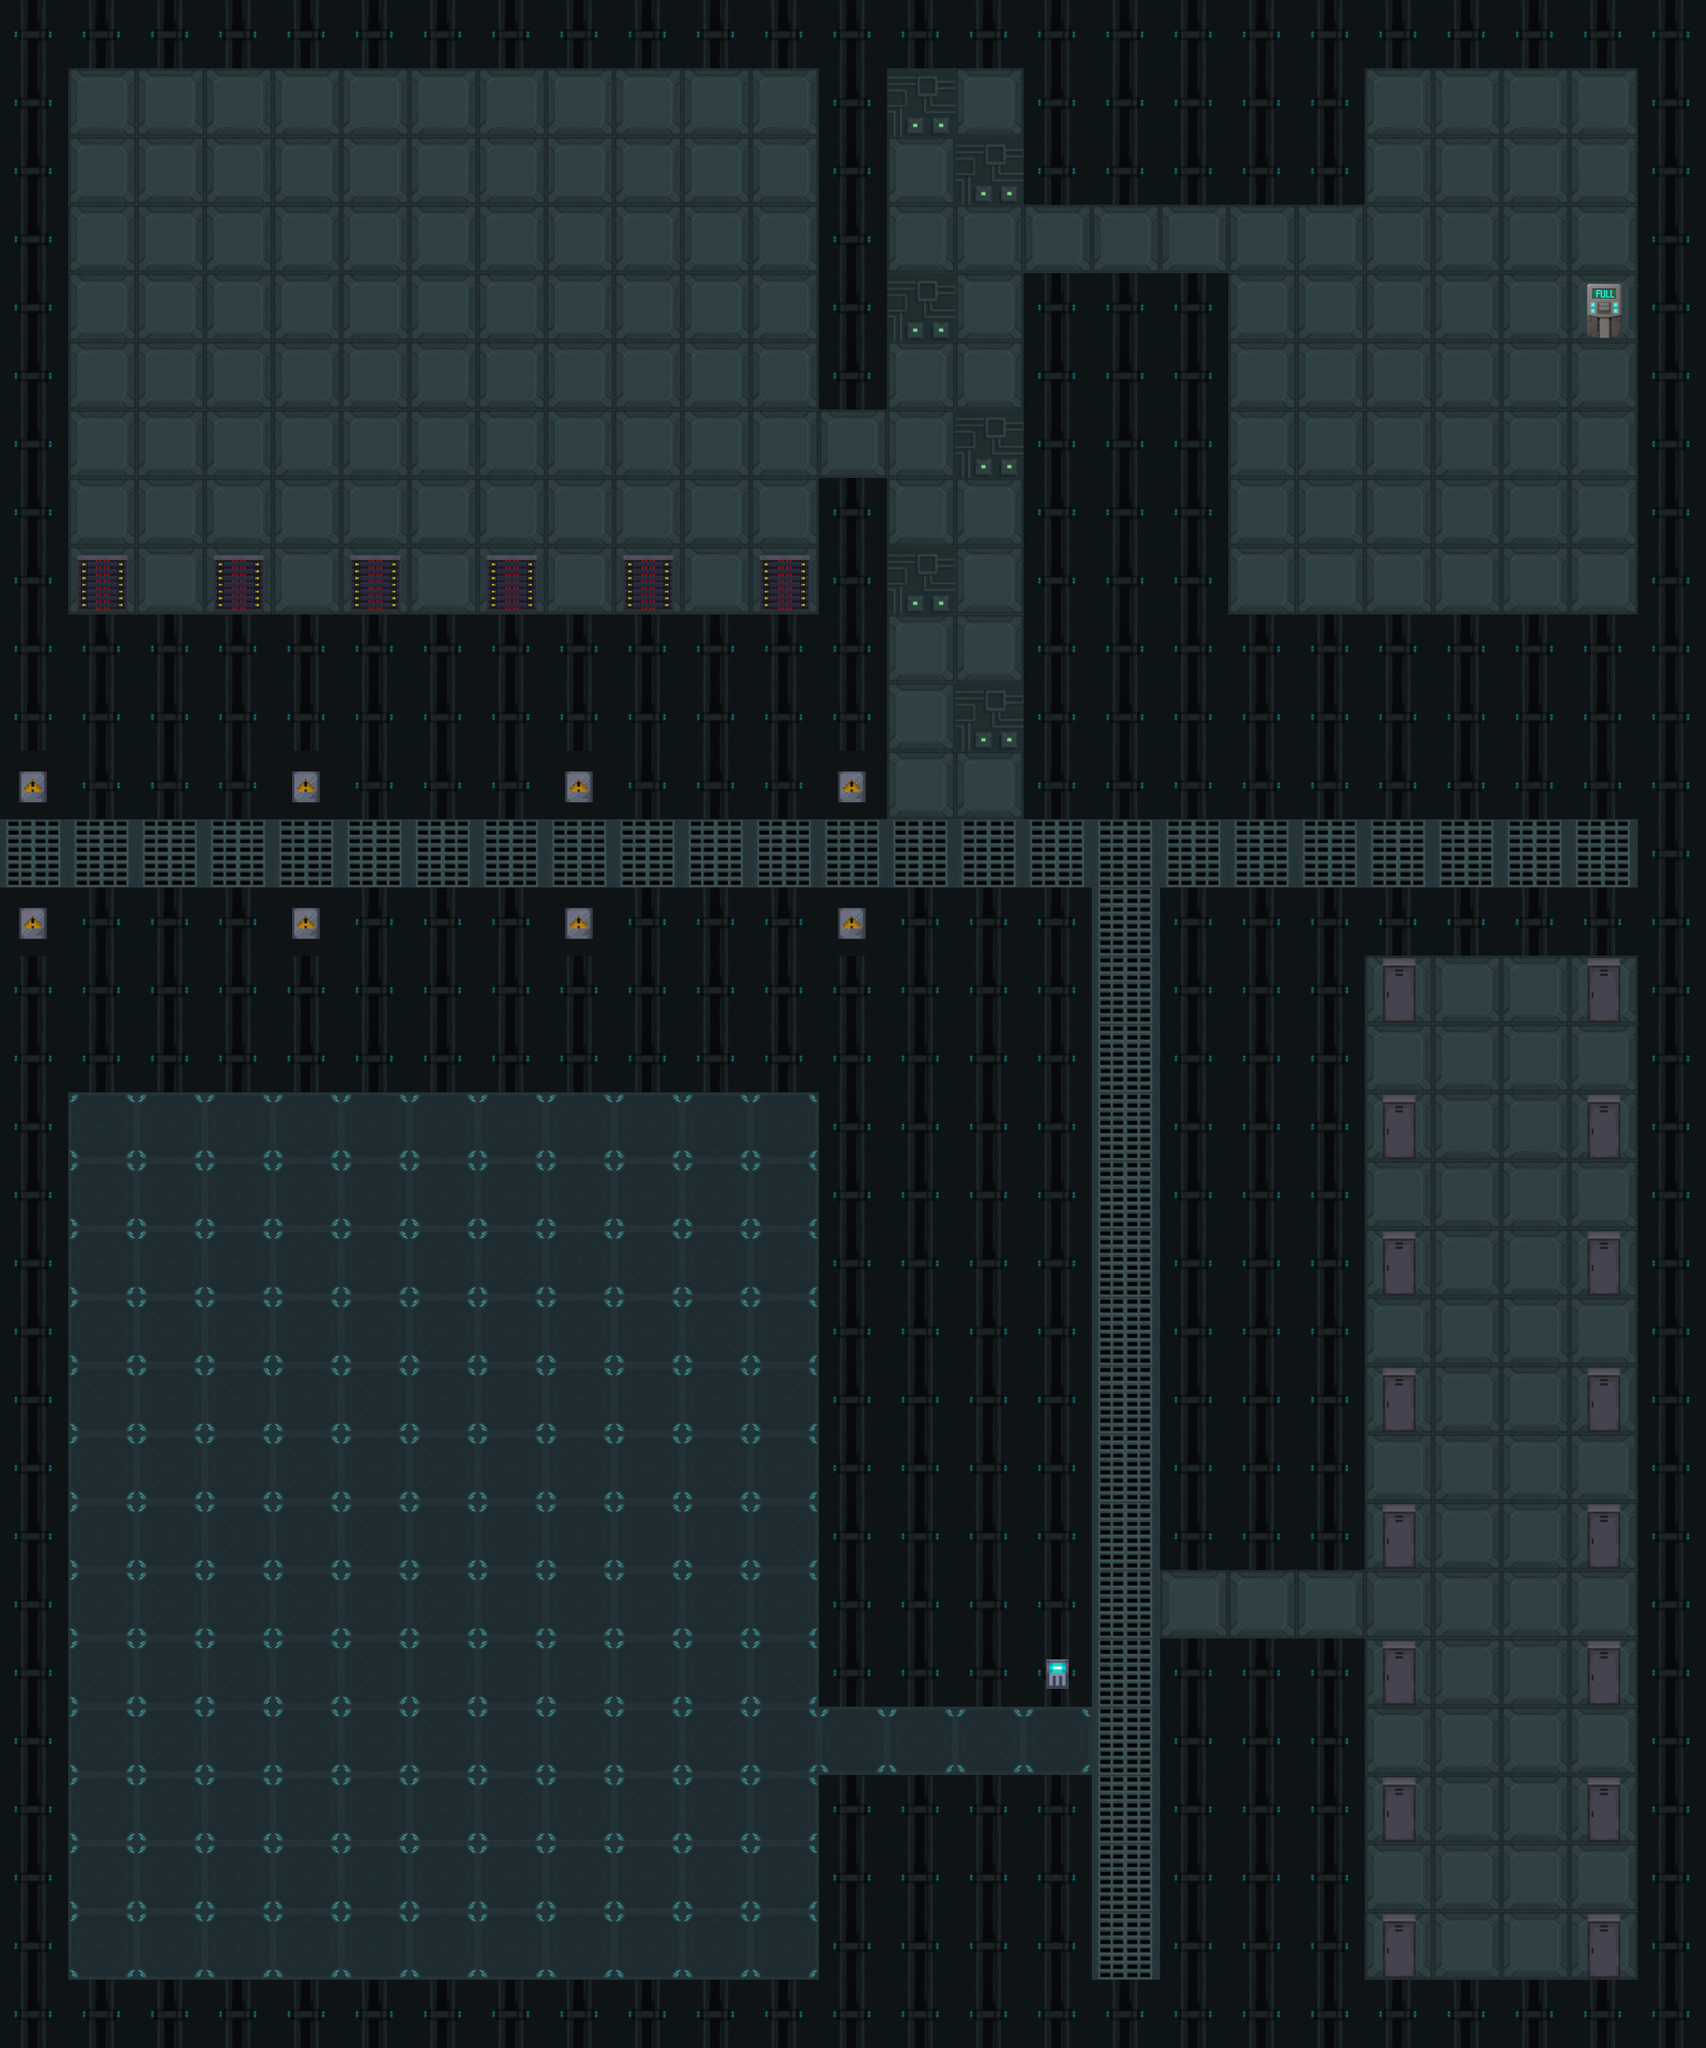

Rendered tile map (Tiled .tmx) drawn with the repository's tilesets; below, a short description and the full map source, tile grids included:
An orthogonal 25x30 tile map with 111x111 px tiles, 3 tile layers (floor, wall, decoration) and 3 objects.

<map version="1.10" tiledversion="1.11.2" orientation="orthogonal" renderorder="right-down" width="25" height="30" tilewidth="111" tileheight="111" infinite="0" nextlayerid="5" nextobjectid="5">
 <editorsettings>
  <export target="Level1.json" format="json" />
 </editorsettings>
 <tileset firstgid="1" source="Tilemap.tsx" />
 <layer id="1" name="floor" width="25" height="30">
  <data encoding="csv">
9,9,9,9,9,9,9,9,9,9,9,9,9,9,9,9,9,9,9,9,9,9,9,9,9,
9,9,9,9,9,9,9,9,9,9,9,9,9,9,9,9,9,9,9,9,9,9,9,9,9,
9,9,9,9,9,9,9,9,9,9,9,9,9,9,9,9,9,9,9,9,9,9,9,9,9,
9,9,9,9,9,9,9,9,9,9,9,9,9,9,9,9,9,9,9,9,9,9,9,9,9,
9,9,9,9,9,9,9,9,9,9,9,9,9,9,9,9,9,9,9,9,9,9,9,9,9,
9,9,9,9,9,9,9,9,9,9,9,9,9,9,9,9,9,9,9,9,9,9,9,9,9,
9,9,9,9,9,9,9,9,9,9,9,9,9,9,9,9,9,9,9,9,9,9,9,9,9,
9,9,9,9,9,9,9,9,9,9,9,9,9,9,9,9,9,9,9,9,9,9,9,9,9,
9,9,9,9,9,9,9,9,9,9,9,9,9,9,9,9,9,9,9,9,9,9,9,9,9,
9,9,9,9,9,9,9,9,9,9,9,9,9,9,9,9,9,9,3,9,9,9,9,9,9,
9,9,9,9,9,9,9,9,9,9,9,9,9,9,3,9,9,9,9,9,9,9,9,9,9,
9,9,9,9,9,9,9,9,9,9,9,9,9,9,9,9,9,9,9,3,9,9,3,9,9,
4,4,4,4,4,4,4,4,4,4,4,4,4,4,4,4,4,4,4,4,4,4,4,4,9,
9,9,9,9,9,9,9,9,9,9,9,9,9,9,9,9,4,9,9,9,9,9,9,9,9,
9,9,9,9,9,9,9,9,9,9,9,9,9,9,9,9,4,9,9,9,9,9,9,9,9,
9,9,9,9,9,9,9,9,9,9,9,9,9,9,9,9,4,9,9,9,9,9,9,9,9,
9,2,2,2,2,2,2,2,2,2,2,2,9,9,9,9,4,9,9,9,9,9,9,9,9,
9,2,2,2,2,2,2,2,2,2,2,2,9,9,9,9,4,9,9,9,9,9,9,9,9,
9,2,2,2,2,2,2,2,2,2,2,2,9,9,9,9,4,9,9,9,9,9,9,9,9,
9,2,2,2,2,2,2,2,2,2,2,2,9,9,9,9,4,9,9,9,9,9,9,9,9,
9,2,2,2,2,2,2,2,2,2,2,2,9,9,9,9,4,9,9,9,9,9,9,9,9,
9,2,2,2,2,2,2,2,2,2,2,2,9,9,9,9,4,9,9,9,9,9,9,9,9,
9,2,2,2,2,2,2,2,2,2,2,2,9,9,9,9,4,9,9,9,9,9,9,9,9,
9,2,2,2,2,2,2,2,2,2,2,2,9,9,9,9,4,9,9,9,9,9,9,9,9,
9,2,2,2,2,2,2,2,2,2,2,2,9,9,9,15,4,9,9,9,9,9,9,9,9,
9,2,2,2,2,2,2,2,2,2,2,2,2,2,2,2,4,9,9,9,9,9,9,9,9,
9,2,2,2,2,2,2,2,2,2,2,2,9,9,9,9,4,9,9,9,9,9,9,9,9,
9,2,2,2,2,2,2,2,2,2,2,2,9,9,9,9,4,9,9,9,9,9,9,9,9,
9,2,2,2,2,2,2,2,2,2,2,2,9,9,9,9,4,9,9,9,9,9,9,9,9,
9,9,9,9,9,9,9,9,9,9,9,9,9,9,9,9,4,9,9,9,9,9,9,9,9
</data>
 </layer>
 <layer id="2" name="wall" width="25" height="30">
  <data encoding="csv">
15,15,15,15,15,15,15,15,15,15,15,15,15,15,15,15,15,15,15,15,15,15,15,15,15,
15,0,0,0,0,0,0,0,0,0,0,0,15,3,0,15,15,15,15,15,0,0,0,0,15,
15,0,0,0,0,0,0,0,0,0,0,0,15,0,3,15,15,15,15,15,0,0,0,0,15,
15,0,0,0,0,0,0,0,0,0,0,0,15,0,0,0,0,0,0,0,0,0,0,0,15,
15,0,0,0,0,0,0,0,0,0,0,0,15,3,0,15,15,15,0,0,0,0,0,0,15,
15,0,0,0,0,0,0,0,0,0,0,0,15,0,0,15,15,15,0,0,0,0,0,0,15,
15,0,0,0,0,0,0,0,0,0,0,0,0,0,3,15,15,15,0,0,0,0,0,0,15,
15,0,0,0,0,0,0,0,0,0,0,0,15,0,0,15,15,15,0,0,0,0,0,0,15,
15,0,0,0,0,0,0,0,0,0,0,0,15,3,0,15,15,15,0,0,0,0,0,0,15,
15,15,15,15,15,15,15,15,15,15,15,15,15,0,0,15,15,15,15,15,15,15,15,15,15,
15,15,15,15,15,15,15,15,15,15,15,15,15,0,0,15,15,15,15,15,15,15,15,15,15,
1,15,15,15,1,15,15,15,1,15,15,15,1,0,0,15,15,15,15,15,15,15,15,15,15,
0,0,0,0,0,0,0,0,0,0,0,0,0,0,0,0,0,0,0,0,0,0,0,0,15,
1,15,15,15,1,15,15,15,1,15,15,15,1,15,15,15,0,15,15,15,15,15,15,15,15,
15,15,15,15,15,15,15,15,15,15,15,15,15,15,15,15,0,15,15,15,0,0,0,0,15,
15,15,15,15,15,15,15,15,15,15,15,15,15,15,15,15,0,15,15,15,0,0,0,0,15,
15,0,0,0,0,0,0,0,0,0,0,0,15,15,15,15,0,15,15,15,0,0,0,0,15,
15,0,0,0,0,0,0,0,0,0,0,0,15,15,15,15,0,15,15,15,0,0,0,0,15,
15,0,0,0,0,0,0,0,0,0,0,0,15,15,15,15,0,15,15,15,0,0,0,0,15,
15,0,0,0,0,0,0,0,0,0,0,0,15,15,15,15,0,15,15,15,0,0,0,0,15,
15,0,0,0,0,0,0,0,0,0,0,0,15,15,15,15,0,15,15,15,0,0,0,0,15,
15,0,0,0,0,0,0,0,0,0,0,0,15,15,15,15,0,15,15,15,0,0,0,0,15,
15,0,0,0,0,0,0,0,0,0,0,0,15,15,15,15,0,15,15,15,0,0,0,0,15,
15,0,0,0,0,0,0,0,0,0,0,0,15,15,15,15,0,0,0,0,0,0,0,0,15,
15,0,0,0,0,0,0,0,0,0,0,0,15,15,15,5,0,15,15,15,0,0,0,0,15,
15,0,0,0,0,0,0,0,0,0,0,0,0,0,0,0,0,15,15,15,0,0,0,0,15,
15,0,0,0,0,0,0,0,0,0,0,0,15,15,15,15,0,15,15,15,0,0,0,0,15,
15,0,0,0,0,0,0,0,0,0,0,0,15,15,15,15,0,15,15,15,0,0,0,0,15,
15,0,0,0,0,0,0,0,0,0,0,0,15,15,15,15,0,15,15,15,0,0,0,0,15,
15,15,15,15,15,15,15,15,15,15,15,15,15,15,15,15,15,15,15,15,15,15,15,15,15
</data>
 </layer>
 <layer id="4" name="decoration" width="25" height="30">
  <data encoding="csv">
0,0,0,0,0,0,0,0,0,0,0,0,0,0,0,0,0,0,0,0,0,0,0,0,0,
0,0,0,0,0,0,0,0,0,0,0,0,0,0,0,0,0,0,0,0,0,0,0,0,0,
0,0,0,0,0,0,0,0,0,0,0,0,0,0,0,0,0,0,0,0,0,0,0,0,0,
0,0,0,0,0,0,0,0,0,0,0,0,0,0,0,0,0,0,0,0,0,0,0,0,0,
0,0,0,0,0,0,0,0,0,0,0,0,0,0,0,0,0,0,0,0,0,0,0,13,0,
0,0,0,0,0,0,0,0,0,0,0,0,0,0,0,0,0,0,0,0,0,0,0,0,0,
0,0,0,0,0,0,0,0,0,0,0,0,0,0,0,0,0,0,0,0,0,0,0,0,0,
0,0,0,0,0,0,0,0,0,0,0,0,0,0,0,0,0,0,0,0,0,0,0,0,0,
0,8,0,8,0,8,0,8,0,8,0,8,0,0,0,0,0,0,0,0,0,0,0,0,0,
0,0,0,0,0,0,0,0,0,0,0,0,0,0,0,0,0,0,0,0,0,0,0,0,0,
0,0,0,0,0,0,0,0,0,0,0,0,0,0,0,0,0,0,0,0,0,0,0,0,0,
0,0,0,0,0,0,0,0,0,0,0,0,0,0,0,0,0,0,0,0,0,0,0,0,0,
0,0,0,0,0,0,0,0,0,0,0,0,0,0,0,0,0,0,0,0,0,0,0,0,0,
0,0,0,0,0,0,0,0,0,0,0,0,0,0,0,0,0,0,0,0,0,0,0,0,0,
0,0,0,0,0,0,0,0,0,0,0,0,0,0,0,0,0,0,0,0,14,0,0,14,0,
0,0,0,0,0,0,0,0,0,0,0,0,0,0,0,0,0,0,0,0,0,0,0,0,0,
0,0,0,0,0,0,0,0,0,0,0,0,0,0,0,0,0,0,0,0,14,0,0,14,0,
0,0,0,0,0,0,0,0,0,0,0,0,0,0,0,0,0,0,0,0,0,0,0,0,0,
0,0,0,0,0,0,0,0,0,0,0,0,0,0,0,0,0,0,0,0,14,0,0,14,0,
0,0,0,0,0,0,0,0,0,0,0,0,0,0,0,0,0,0,0,0,0,0,0,0,0,
0,0,0,0,0,0,0,0,0,0,0,0,0,0,0,0,0,0,0,0,14,0,0,14,0,
0,0,0,0,0,0,0,0,0,0,0,0,0,0,0,0,0,0,0,0,0,0,0,0,0,
0,0,0,0,0,0,0,0,0,0,0,0,0,0,0,0,0,0,0,0,14,0,0,14,0,
0,0,0,0,0,0,0,0,0,0,0,0,0,0,0,0,0,0,0,0,0,0,0,0,0,
0,0,0,0,0,0,0,0,0,0,0,0,0,0,0,0,0,0,0,0,14,0,0,14,0,
0,0,0,0,0,0,0,0,0,0,0,0,0,0,0,0,0,0,0,0,0,0,0,0,0,
0,0,0,0,0,0,0,0,0,0,0,0,0,0,0,0,0,0,0,0,14,0,0,14,0,
0,0,0,0,0,0,0,0,0,0,0,0,0,0,0,0,0,0,0,0,0,0,0,0,0,
0,0,0,0,0,0,0,0,0,0,0,0,0,0,0,0,0,0,0,0,14,0,0,14,0,
0,0,0,0,0,0,0,0,0,0,0,0,0,0,0,0,0,0,0,0,0,0,0,0,0
</data>
 </layer>
 <objectgroup id="3" name="objects">
  <object id="1" gid="19" x="2325.25" y="1774.49" width="111" height="111" />
  <object id="2" gid="21" x="2442.9" y="1772.39" width="111" height="111" />
  <object id="4" gid="12" x="2552.96" y="555.18" width="111" height="111" />
 </objectgroup>
</map>
